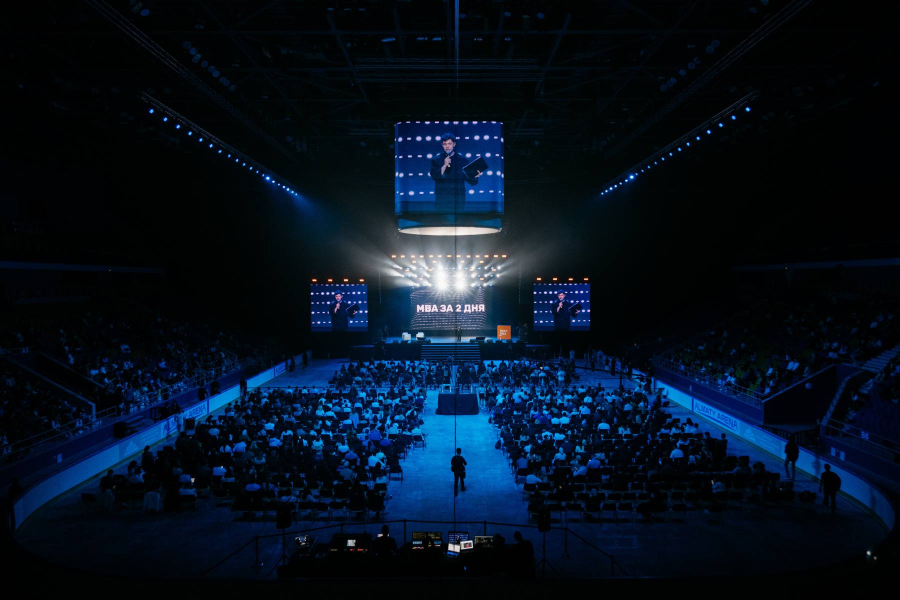
#> input picture assets-src/photos/arena-forum.jpg, 1800 x 1200 px (shown at 1/2 size); its folder holds only this picture in this run
$ python optimize-images.py
#> lines starting #> are read from the running program, lines starting #| are printed output that depends on the picture
#!/usr/bin/env python3
"""Make web-ready photos from assets-src/photos/ into assets/img/.

    pip install pillow
    python3 tools/optimize-images.py      (brand icons and og-image: tools/brand-assets.py)

- assets-src/photos/<name>.jpg → assets/img/<name>-<width>.webp (480/800/1200/1440/1800,
  never wider than the source) + one <name>-800.jpg fallback
"""
import json
import os
from pathlib import Path

from PIL import Image, ImageOps

ROOT = Path(__file__).resolve().parent.parent
SRC = ROOT / "assets-src" / "photos"
OUT = ROOT / "assets" / "img"
WIDTHS = [480, 800, 1200, 1440, 1800]


def photos():
    OUT.mkdir(parents=True, exist_ok=True)
    manifest = {}
    for src in sorted(SRC.glob("*.jpg")):
        im = ImageOps.exif_transpose(Image.open(src)).convert("RGB")
#> im is the input picture: PIL image 1800x1200 RGB; mean R, G, B 5.8, 17.1, 30.7
        widths = [w for w in WIDTHS if w < im.width] + [min(im.width, WIDTHS[-1])]
#> widths = [480, 800, 1200, 1440, 1800]
        widths = sorted(set(widths))
        for w in widths:
            h = round(im.height * w / im.width)
            r = im.resize((w, h), Image.LANCZOS) if w != im.width else im
            r.save(OUT / f"{src.stem}-{w}.webp", quality=78, method=6)
            if w == min(800, widths[-1]):  # one JPEG fallback for browsers without WebP
                r.save(OUT / f"{src.stem}-{w}.jpg", quality=80, optimize=True, progressive=True)
#> this loop made 5 passes
#> pass 1, in photos, `r = im.resize((w, h), Image.LANCZOS) if w != im.width else im`:
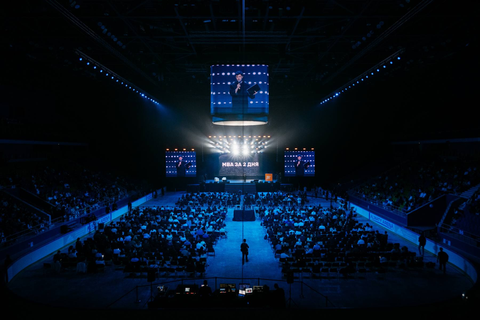
#> r: PIL image 480x320 RGB; mean R, G, B 5.8, 17.1, 30.7
        manifest[src.stem] = {"w": im.width, "h": im.height, "widths": widths}
        print(f"{src.stem}: {widths}")
#| arena-forum: [480, 800, 1200, 1440, 1800]
    (ROOT / "assets-src" / "images.json").write_text(json.dumps(manifest, indent=2) + "\n")


if __name__ == "__main__":
    photos()
